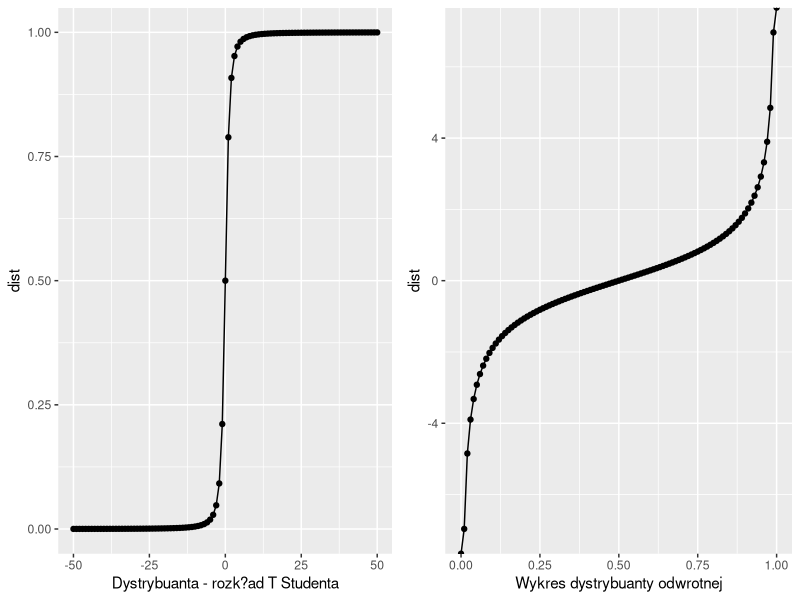

This figure's R source: (Note: this script raises an error after producing the figure.)
library(tidyverse)

#Generator - t student ----------------------------
t_dist <- function(x){
  return(1/2 + (x)/(2*sqrt(x^2 + 2)))  
}

t_inv_dist <- function(u){
  return(sqrt((2*(2*u - 1)^2)/((1-(2*u - 1)^2))))
}
x=seq(0.01,1,by = 0.01)
dane=data_frame(x,y=t_dist(x),z=t_inv_dist(x))
dist_plot<-ggplot(dane) + geom_point(aes(x,y),col='red')+geom_point(aes(x,z),col='blue')

generator_t <- function(n){
  t_sample <- c()
  for(i in 1:n){  
  u <- runif(1)
  if(u < 0.5){
    t_sample[i] <- sqrt(2/(1-4*(u - 1/2)^2) - 2)
  }else{ 
    t_sample[i] <- -sqrt(2/(1-4*(u - 1/2)^2) - 2)
  }
  }
  return(t_sample)
}

#Generator - rozklad chi- kwadrat---------------------------------

#Generator rozklad normalny - Box Muller----------------------
generator_n <- function(n,mu=0,sigma=1,x_0=1,pi=3.14){
  if (sigma > 0){
    u_1 <- runif(n)
    u_2 <- runif(n)
    n_vec <-  (sqrt(-2*log(u_1))*cos(2*pi*u_2)+mu)*sigma
    return(n_vec) 
  }else{
    print('Sigma ujemna')
  }
}

generator_chi <- function(n ,k){#po co to k?
  n1 = generator_n(n)
  n2 = generator_n(n)
  n3 = generator_n(n)
  n4 = generator_n(n)
  chi_sample <- n1^2 + n2^2 + n3^2 + n4^2
  return(chi_sample)
}

#Poisson generator-------------------------------------------------
# Rozklad poissona z miedzyczasow w procesie Poissona
n2 = 1000
generator_p <- function(n, lambda){
  s = c()
  for(k in 1:n){
    www <- runif(n2)
    for(i in 1:n2){
      if(prod(www[1:i])<exp(-lambda)) break
    }
    s[k] <- i - 1
  }
  return(s)
}


##Symulacje ------------------------------

#1 Narysowanie dystrybuant----------------------------------------------------------
x_cdf <- -50:50
x_inv_cdf <- seq(0,1, 0.01)
data_t_cdf <- data.frame(p=x_cdf, dist = t_dist(x_cdf), group = "CDF")

dist <- c()
dist[1:50] <- -t_inv_dist(x_inv_cdf[1:50])
dist[51:length(x_inv_cdf)] <- t_inv_dist(x_inv_cdf[51:length(x_inv_cdf)])

data_t_inv <- data.frame(p=x_inv_cdf, dist = dist, group = "Inverted CDF")

plot_t_cdf <- ggplot(data_t_cdf, aes(x = p, y = dist)) + 
  geom_point() + geom_line() + xlab("Dystrybuanta - rozk?ad T Studenta")

plot_t_inv <- ggplot(data_t_inv, aes(x = p, y = dist)) + 
  geom_point() + geom_line() + xlab("Wykres dystrybuanty odwrotnej")

gridExtra::grid.arrange(plot_t_cdf, plot_t_inv, ncol = 2)

#2 Statystyki opisowe oraz porównanie--------------------------
#Dla T Studenta
summary(generator_t(10))
summary(rt(10,2))
summary(generator_t(100))
summary(generator_t(1000))

porownanie <- matrix(c(summary(generator_t(10)),
                       summary(generator_t(100)),
                       summary(generator_t(1000)),summary(rt(1000000,2))),
                       4,6,byrow = T)

colnames(porownanie) <- c('Min.','1st Qu.','Median','Mean','3rd Qu.','Max.' )
rownames(porownanie) <- c('Generator dla N=10','Generator dla N=100',
                          'Generator dla N=1000','Wartosc zblizona do teoretycznej')
#Dla Chi 
summary(generator_chi(10))
summary(generator_chi(100))
summary(generator_chi(1000))

porownanie_c <- matrix(c(summary(generator_chi(10)),
                       summary(generator_chi(100)),
                       summary(generator_chi(1000)),summary(rchisq(1000000,4))),
                     4,6,byrow = T)

colnames(porownanie_c) <- c('Min.','1st Qu.','Median','Mean','3rd Qu.','Max.' )
rownames(porownanie_c) <- c('Generator dla N=10','Generator dla N=100',
                          'Generator dla N=1000','Wartosc zblizona do teoretycznej')

#Dla Poisson
summary(generator_p(10))
summary(generator_p(100))
summary(generator_p(1000))

porownanie_p <- matrix(c(summary(generator_p(2,10)),
                         summary(generator_p(2,100)),
                         summary(generator_p(2,1000)),summary(rpois(1000000,2))),
                       4,6,byrow = T)

colnames(porownanie_p) <- c('Min.','1st Qu.','Median','Mean','3rd Qu.','Max.' )
rownames(porownanie_p) <- c('Generator dla N=10','Generator dla N=100',
                            'Generator dla N=1000','Wartosc zblizona do teoretycznej')

#3 Histogramy i gęstości estymowane ------------------------------
t_sample <- generator_t(10000)
p_sample <- generator_p(10000, 2)
chi_sample <- generator_chi(10000)

t_sample_th <- rt(10000, 2)
p_sample_th <- rpois(10000, 2)
chi_sample_th <- rchisq(10000, 4)

t_data <- data.frame(p = t_sample, group = "generated")
p_data <- data.frame(p = p_sample, group = "generated")
chi_data <- data.frame(p = chi_sample, group = "generated")
t_data2 <- data.frame(p = t_sample_th, group = "build-in")
p_data2 <- data.frame(p = p_sample_th, group = "build-in")
chi_data2 <- data.frame(p = chi_sample_th, group = "build-in")

t_data <-  rbind(t_data, t_data2) 
p_data <-  rbind(p_data, p_data2)
chi_data <-  rbind(chi_data, chi_data2)

plot_t_hist <- ggplot() + 
  geom_histogram(data = t_data[t_data$group == "generated", ], aes(x = p,y = stat(count / sum(count)))) +
  geom_density(data = t_data[t_data$group == "build-in", ], aes(x = p, col = "red"), alpha=0.3) +
  ylab("")+
  xlab("")+
  xlim(-10, 10) 

plot_p_hist <- ggplot() + 
  geom_histogram(data = p_data[p_data$group == "generated", ], aes(x = p, y = stat(count / sum(count)))) +
  geom_density(data = p_data[p_data$group == "build-in", ], aes(x = p, col = "red"), alpha=0.3) +
  ylab("")+
  xlab("")+
  xlim(-5, 10)

plot_chi_hist <- ggplot() + 
  geom_histogram(data = chi_data[chi_data$group == "generated", ], aes(x = p,y = stat(count / sum(count)))) +
  geom_density(data = chi_data[chi_data$group == "build-in", ], aes(x = p, col = "red"), alpha=0.3) +
  ylab("")+
  xlab("")+
  xlim(0, 25)

#4 Dystrybuanta empiryczna + teoretyczna--------------------
#T Student
x_cdf <- -50:50
emp_t_sample <- ecdf(t_sample)
emp_t_sample <- emp_t_sample(x_cdf)

data_t_emp <- data.frame(p=x_cdf, dist_emp = emp_t_sample, dist = pt(x_cdf, 2))

plot_t_cdf <- ggplot(data_t_emp) + 
  geom_point(aes(x = x_cdf, y = dist_emp, col = "empiryczna")) + 
  geom_point(aes(x = x_cdf, y = dist,col='teoretyczna'), alpha = 0.5)+
  labs(colour='Dystrybuanta')+xlab('x')+ylab('y')
plot_t_cdf

#Chi Kwadrat
emp_chi_sample <- ecdf(chi_sample)
emp_chi_sample <- emp_chi_sample(x_cdf)

data_chi_emp <- data.frame(p=x_cdf, dist_emp = emp_chi_sample, dist = pchisq(x_cdf, 4))

plot_chi_cdf <- ggplot(data_chi_emp) + 
  geom_point(aes(x = x_cdf, y = dist_emp, col = "empiryczna")) + 
  geom_point(aes(x = x_cdf, y = dist,col='teoretyczna'), alpha = 0.5)+
  labs(colour='Dystrybuanta')+xlab('x')+ylab('y')+xlim(c(0,50))
plot_chi_cdf

#Poisson
emp_p_sample <- ecdf(p_sample)
emp_p_sample <- emp_p_sample(x_cdf)

data_p_emp <- data.frame(p=x_cdf, dist_emp = emp_p_sample, dist = ppois(x_cdf, 2))

plot_p_cdf <- ggplot(data_p_emp) + 
  geom_point(aes(x = x_cdf, y = dist_emp, col = "empiryczna")) + 
  geom_point(aes(x = x_cdf, y = dist, col='teoretyczna'),alpha = 0.5)+
  labs(colour='Dystrybuanta')+xlab('x')+ylab('y')+xlim(c(0,50))
plot_p_cdf

#5 Testy dla rozkładów ciągłych-----------------------------
ks.test(chi_sample, chi_sample_th)
ks.test(t_sample, t_sample_th)
